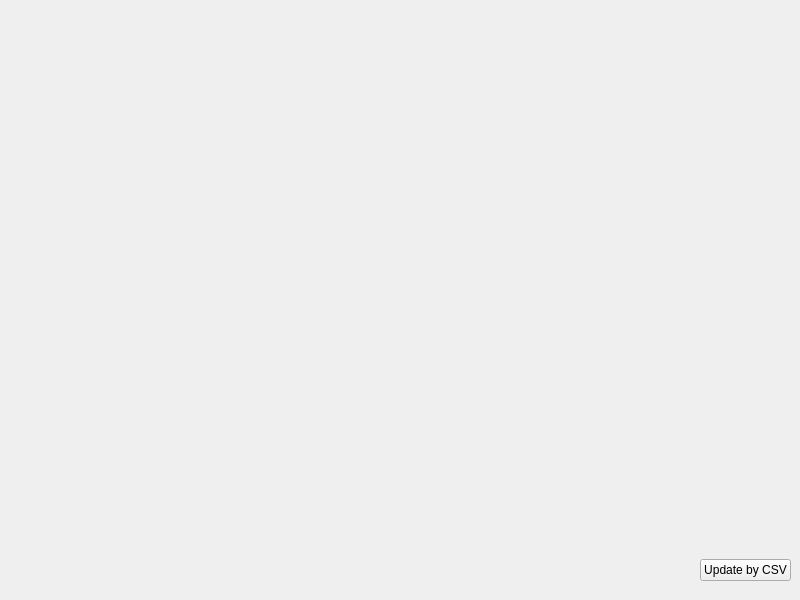
<?xml version="1.0" encoding="UTF-8"?>
<ui version="4.0">
 <class>MainWindow</class>
 <widget class="QMainWindow" name="MainWindow">
  <property name="geometry">
   <rect>
    <x>0</x>
    <y>0</y>
    <width>800</width>
    <height>600</height>
   </rect>
  </property>
  <property name="windowTitle">
   <string>MainWindow</string>
  </property>
  <widget class="QWidget" name="centralwidget">
   <widget class="QWidget" name="widget" native="true">
    <property name="geometry">
     <rect>
      <x>10</x>
      <y>10</y>
      <width>781</width>
      <height>571</height>
     </rect>
    </property>
    <layout class="QVBoxLayout" name="verticalLayout">
     <item>
      <widget class="QCustomPlot" name="customplot" native="true"/>
     </item>
     <item>
      <layout class="QHBoxLayout" name="horizontalLayout">
       <item>
        <spacer name="horizontalSpacer">
         <property name="orientation">
          <enum>Qt::Horizontal</enum>
         </property>
         <property name="sizeHint" stdset="0">
          <size>
           <width>40</width>
           <height>20</height>
          </size>
         </property>
        </spacer>
       </item>
       <item>
        <widget class="QPushButton" name="pushButton">
         <property name="text">
          <string>Update by CSV</string>
         </property>
        </widget>
       </item>
      </layout>
     </item>
    </layout>
   </widget>
  </widget>
 </widget>
 <customwidgets>
  <customwidget>
   <class>QCustomPlot</class>
   <extends>QWidget</extends>
   <header>qcustomplot.h</header>
   <container>1</container>
  </customwidget>
 </customwidgets>
 <resources/>
 <connections/>
</ui>
